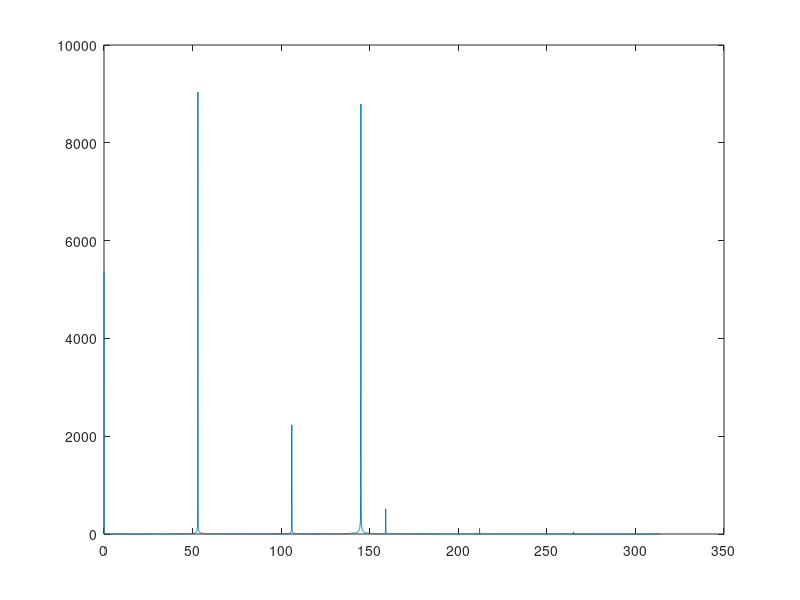
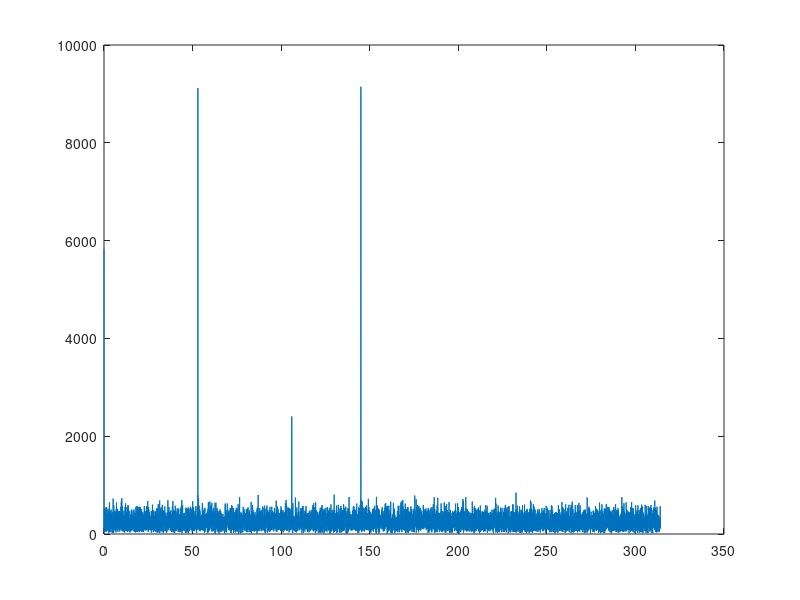

Recreate these plots in MATLAB, in order.
%3 вариант

%Анализ частотного спектра зашумленного сигнала
function Solution_Noised_Signal
dt = 0.01;         % Характерный период между временными отсчетами
W = 2 * pi / dt;         % Характерная частота в Гц
N = 10000;         % 2N+1 - Число точек в сигнале
dw = W / (2 * N);     % Характерный шаг частоты
t = (0:2 * N) * dt; %Набор отсчетов времени

w_1 = 53; w_2 = 145; %Круговые частоты исходного сигнала
A_1 = 1; A_2 = 1; %Амплитуды исходного сигнала

x = A_1 * f_1(w_1 * t) + A_2 * f_2(w_2 * t); %Исходный сигнал
y = x + (A_1 + A_2) * randn(size(t)); %Зашумленный сигнал
w = dw * (0:N - 1); %Вектор из отсчетов частот

X = fft(x); %Преобразование Фурье исходного сигнала
figure; plot(w, abs(X(1:N))); %График спектра исходного сигнала

Y = fft(y); %Преобразование Фурье зашумленного сигнала
figure; plot(w, abs(Y(1:N))); %График спектра зашумленного сигнала
end

function x = f_1(t)
   x = (3/2) * sin(t) ./ (2 + sin(t)) + 1/2
end

function x = f_2(t)
   x = cos(t);
end
